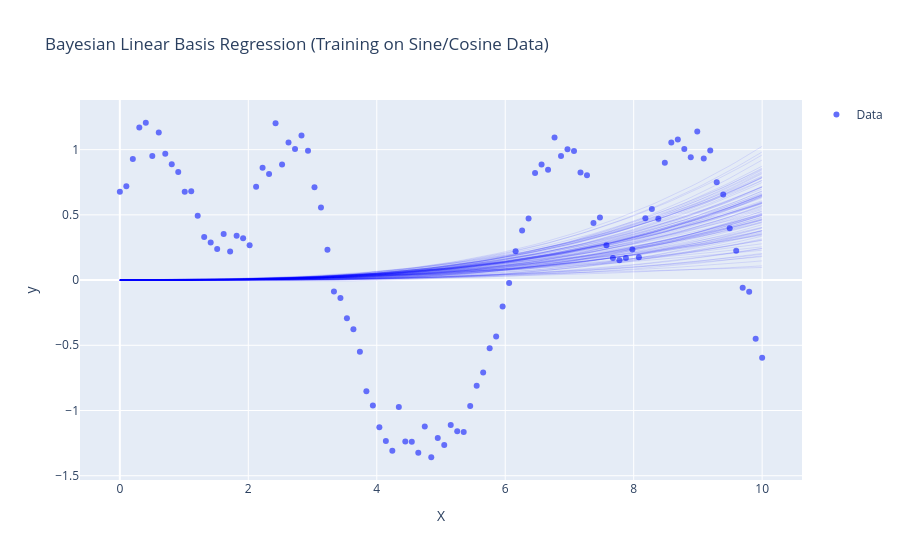

Write notebook code for a chart like this one.
### Code cell
import torch
import pyro
import pyro.distributions as dist
from pyro.infer import MCMC, NUTS
import plotly.graph_objects as go
import numpy as np

# Generate synthetic data using a combination of sine and cosine functions
np.random.seed(0)
n = 100
X = np.linspace(0, 10, n)  # X values

# Combining sine and cosine functions to create a synthetic signal
y_true = np.sin(X) + 0.5 * np.cos(2 * X) + 0.3 * np.sin(3 * X)
y = y_true + np.random.normal(0, 0.1, size=n)  # Adding some noise

# Convert data to torch tensors
X_tensor = torch.tensor(X, dtype=torch.float).unsqueeze(1)  # Shape (n, 1)
y_tensor = torch.tensor(y, dtype=torch.float)

# Define the basis functions {1, x, x^2, x^3}
def basis_functions(X):
    return torch.stack([torch.ones_like(X), X, X**2, X**3], dim=1)

# Define Bayesian Linear Basis Regression Model using Pyro
def bayesian_linear_basis_regression(X, y=None):
    # Priors for weights and intercept for each basis function
    w = pyro.sample("w", dist.Normal(torch.zeros(4), 1e-3 * torch.ones(4)))  # Weights for {1, x, x^2, x^3}
    sigma = pyro.sample("sigma", dist.HalfCauchy(1.0))  # Prior for noise
    
    # Linear combination of basis functions
    Phi_X = basis_functions(X)  # Design matrix
    mean = torch.matmul(Phi_X, w)  # Linear model: w0 + w1*x + w2*x^2 + w3*x^3
    
    # Likelihood
    with pyro.plate("data", X.shape[0]):
        pyro.sample("obs", dist.Normal(mean, sigma), obs=y)

# NUTS sampler
nuts_kernel = NUTS(bayesian_linear_basis_regression)
mcmc = MCMC(nuts_kernel, num_samples=1000, warmup_steps=500)
mcmc.run(X_tensor[:, 0], y_tensor)

# Extract samples from the posterior
posterior_samples = mcmc.get_samples()

# Convert to numpy arrays for plotting
w_samples = posterior_samples['w'].numpy()

# Generate the predicted regression lines from posterior samples
X_plot = np.linspace(0, 10, 100)  # For plotting smooth curve
X_plot_tensor = torch.tensor(X_plot, dtype=torch.float).unsqueeze(1)
Phi_X_plot = basis_functions(X_plot_tensor).numpy().reshape(100, 4)  # Fix the shape

# Generate regression lines using posterior samples
y_pred_samples = np.dot(Phi_X_plot, w_samples.T)  # Matrix multiplication

# Plot the original data and the posterior predictive regression lines
fig = go.Figure()

# Scatter plot of the original data
fig.add_trace(go.Scatter(x=X, y=y, mode='markers', name='Data'))

# Plot regression lines for a subset of posterior samples
for i in range(100):  # Plot 100 regression lines from posterior samples
    fig.add_trace(go.Scatter(x=X_plot, y=y_pred_samples[:, i], mode='lines', line=dict(width=0.5, color='blue'), opacity=0.2, showlegend=False))

# Update layout
fig.update_layout(
    title="Bayesian Linear Basis Regression (Training on Sine/Cosine Data)",
    xaxis_title="X",
    yaxis_title="y",
)

# Show plot
fig.show()
